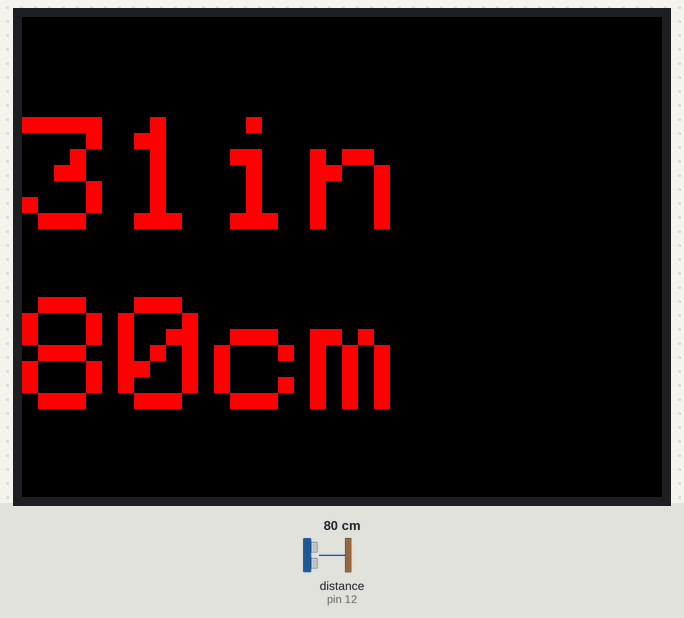
Recording of a sketch running on a simulated Arduino Uno, built with avr-gcc and run on an emulated ATmega328P. Parts: 320×240 colour display. Wiring (inferred from the names in the program): ultrasonic range finder: trigger pin 13; echo pin 12. Inputs (shaded band) come from the test bench; at power-on: distance to the obstacle (sensor on pin 12) 80 cm. The echo pulse lasts 58.3 µs per cm; what the sketch prints to the serial monitor is not drawn.

Above: at 4.5 s.
4.6 s: distance to the obstacle (sensor on pin 12) set to 2 cm
At 6.1 s:
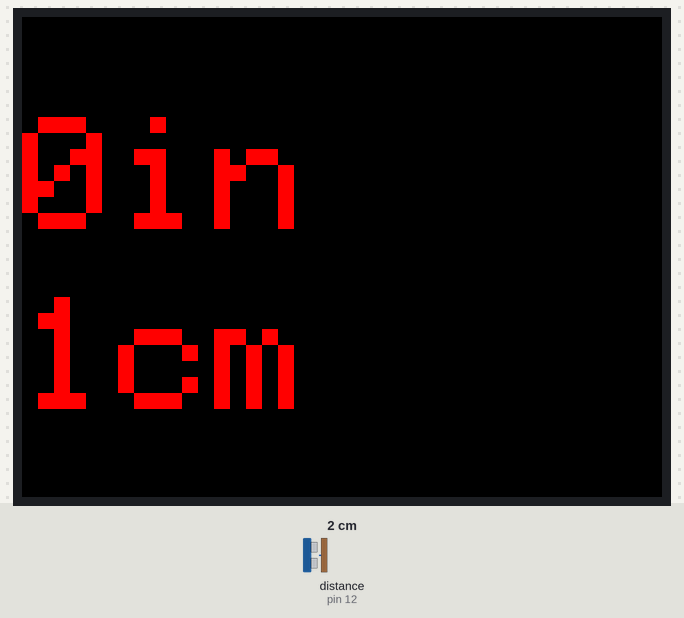
6.4 s: distance to the obstacle (sensor on pin 12) set to 9 cm
At 7.0 s:
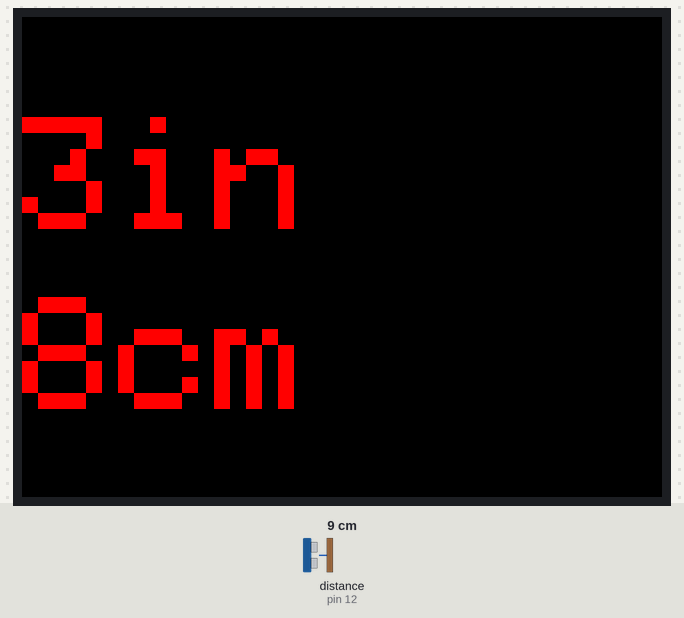
7.9 s: distance to the obstacle (sensor on pin 12) set to 35 cm
At 8.3 s:
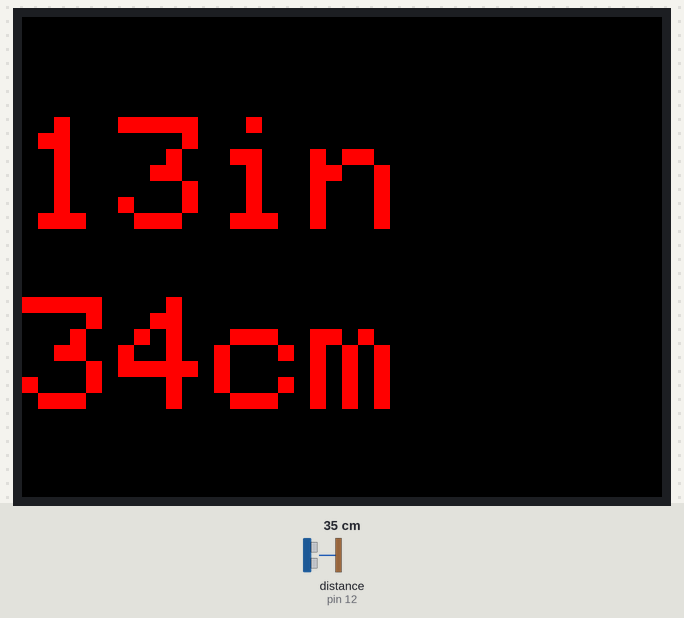
9.4 s: distance to the obstacle (sensor on pin 12) set to 60 cm
At 10.4 s:
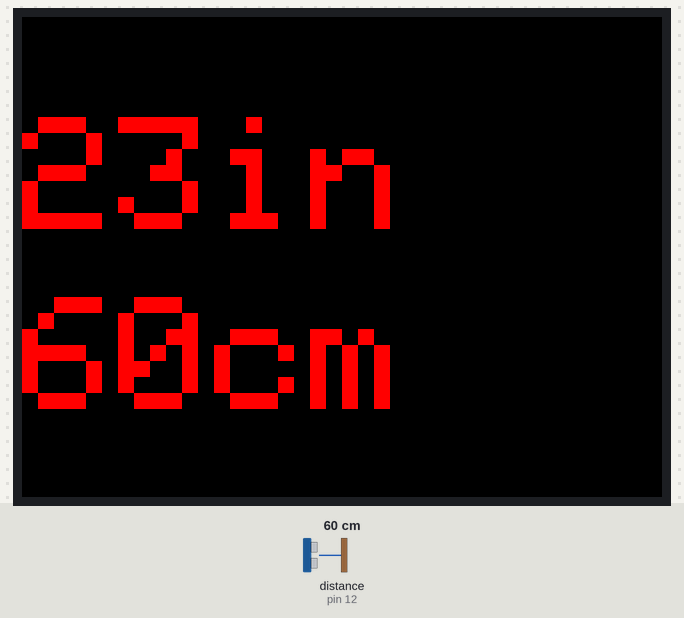
Timing chart, 0 to 11.9 s (numbered marks = the images above; inputs shaded):
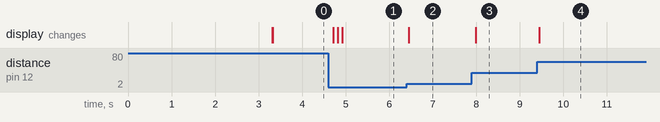

Measured:
- after the input at 4.6 s, the display: changes after 0.11 s (image 1)
- after the input at 6.4 s, the display: changes after 0.05 s (image 2)
- after the input at 7.9 s, the display: changes after 0.09 s (image 3)
- after the input at 9.4 s, the display: changes after 0.05 s (image 4)

The sketch:

SpeedometerApp.ino
```cpp
#include <SPFD5408_Adafruit_GFX.h>    // Core graphics library
#include <SPFD5408_Adafruit_TFTLCD.h> // Hardware-specific library
#include <SPFD5408_TouchScreen.h>
#include <ArduinoJson.h>
#include <Wire.h>

// The control pins for the LCD can be assigned to any digital or
// analog pins...but we'll use the analog pins as this allows us to
// double up the pins with the touch screen (see the TFT paint example).
#define LCD_CS A3 // Chip Select goes to Analog 3
#define LCD_CD A2 // Command/Data goes to Analog 2
#define LCD_WR A1 // LCD Write goes to Analog 1
#define LCD_RD A0 // LCD Read goes to Analog 0
#define LCD_RESET 0 // Can alternately just connect to Arduino's reset pin

const int pingPin = 13; // Yello Trigger Pin of Ultrasonic Sensor
const int echoPin = 12; //Green Echo Pin of Ultrasonic Sensor


// When using the BREAKOUT BOARD only, use these 8 data lines to the LCD:
// For the Arduino Uno, Duemilanove, Diecimila, etc.:
//   D0 connects to digital pin 8  (Notice these are
//   D1 connects to digital pin 9   NOT in order!)
//   D2 connects to digital pin 2
//   D3 connects to digital pin 3
//   D4 connects to digital pin 4
//   D5 connects to digital pin 5
//   D6 connects to digital pin 6
//   D7 connects to digital pin 7
// For the Arduino Mega, use digital pins 22 through 29
// (on the 2-row header at the end of the board).

// Assign human-readable names to some common 16-bit color values:
#define  BLACK   0x0000
#define BLUE    0x001F
#define RED     0xF800
#define GREEN   0x07E0
#define CYAN    0x07FF
#define MAGENTA 0xF81F
#define YELLOW  0xFFE0
#define WHITE   0xFFFF

Adafruit_TFTLCD tft(LCD_CS, LCD_CD, LCD_WR, LCD_RD,LCD_RESET);
// If using the shield, all control and data lines are fixed, and
// a simpler declaration can optionally be used:
// Adafruit_TFTLCD tft;

// -- Setup
String jsonMessage = "";         // a string to hold incoming data
boolean IsMessageComplete = false;  // whether the string is complete
int i=0;

String G_inch;String G_cms;

void setup(void) {

  Serial.begin(9600);
   Wire.begin();
   //rtc.begin();
  //DateTime dt(2017, 04, 02, 12, 59, 30, 0);
  //rtc.setDateTime(dt);
  progmemPrintln(PSTR("TFT LCD test"));

#ifdef USE_ADAFRUIT_SHIELD_PINOUT
  progmemPrintln(PSTR("Using Adafruit 2.8\" TFT Arduino Shield Pinout"));
#else
  progmemPrintln(PSTR("Using Adafruit 2.8\" TFT Breakout Board Pinout"));
#endif

  tft.reset();
  // Code changed to works

  tft.begin(0x9341); // SDFP5408

  tft.setRotation(0); // Need for the Mega, please changed for your choice or rotation initial

  // *** SPFD5408 change -- End

  progmemPrintln(PSTR("Benchmark                Time (microseconds)"));
  progmemPrint(PSTR("Text                     "));
  //Serial.println(testText(jsonMessage));
  delay(3000);
  progmemPrintln(PSTR("Done!"));

  SetStartupMessage();

}
void progmemPrint(const char *str) {
  char c;
  while(c = pgm_read_byte(str++)) Serial.print(c);
}

// Same as above, with trailing newline
void progmemPrintln(const char *str) {
  progmemPrint(str);
  Serial.println();
}
void loop(void) {
     Distance();
}
void Distance(){
   long duration, inches, cm;
   pinMode(pingPin, OUTPUT);
   digitalWrite(pingPin, LOW);
   delayMicroseconds(2);
   digitalWrite(pingPin, HIGH);
   delayMicroseconds(10);
   digitalWrite(pingPin, LOW);
   pinMode(echoPin, INPUT);
   duration = pulseIn(echoPin, HIGH);
   inches = microsecondsToInches(duration);
   cm = microsecondsToCentimeters(duration);
   //inches=10;
   //cm=22;
   Serial.print(inches);
   Serial.print("in, ");
   Serial.print(cm);
   Serial.print("cm");
   Serial.println();
   ShowDistance(String(inches),String(cm));
   delay(100);
}

long microsecondsToInches(long microseconds) {
   return microseconds / 74 / 2;
}

long microsecondsToCentimeters(long microseconds) {
   return microseconds / 29 / 2;
}


 void ShowDistance(String _inch,String _cms) {
    Serial.print("in TFT:"+_inch+" "+_cms);

    if(_inch !=""){
      if(G_inch != _inch){
        CleanText(0, 50, 8, G_inch+"in");
        G_inch = _inch;
        tft.setCursor(0, 50);
        tft.setTextColor(RED);
        tft.setTextSize(8);
        tft.println(_inch+"in");
      }
    }

    if(_cms != ""){
      if(G_cms != _cms){
       CleanText(0, 140, 8, G_cms+"cm");
       G_cms = _cms;
       tft.setCursor(0, 140);
       tft.setTextColor(RED);
       tft.setTextSize(8);
       tft.println(_cms+"cm");
      }
    }
  }

String FormatText(int _number){

    if(_number < 10){
      Serial.println("In <9"+String(_number));
      return "0"+String(_number);
    }else{
      Serial.println("In 10"+String(_number));
      return String(_number);
    }
}
void CleanText(int _x, int _y,int _size, String _TexttoClean )
{
      Serial.println("Clean Text");
      tft.setCursor(_x, _y);
      tft.setTextColor(BLACK);
      tft.setTextSize(_size);
      tft.println(_TexttoClean);
  }

unsigned long SetStartupMessage() {
  Serial.println("Startup Message");
  unsigned long start = micros();
  tft.setRotation(1);
  tft.fillScreen(BLACK);
  tft.setCursor(40, 0);
  tft.setTextColor(WHITE);
  tft.setTextSize(5);
  tft.println("DSense");
  tft.setCursor(0, 80);
  tft.setTextColor(GREEN);
  tft.setTextSize(3);
  tft.println("Sensor Starting");
  //delay(5000);
  tft.setRotation(1);
  tft.fillScreen(BLACK);
  return micros() - start;
}
```
